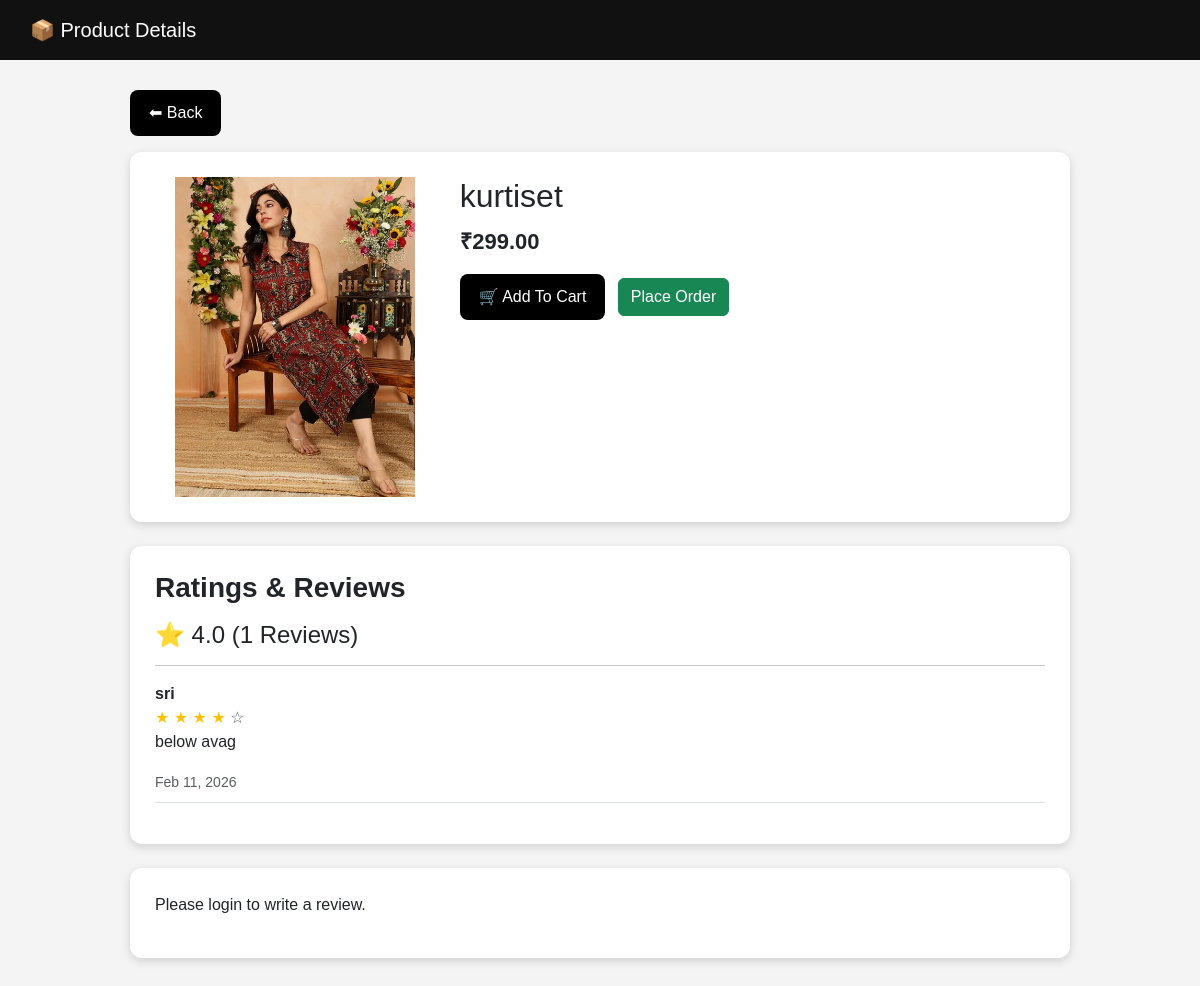
/product/17/, run on the app's committed database.
### signuplogin/models.py (models this page shows, shortened)
class Product(models.Model):
    category = models.ForeignKey(
        Category,
        on_delete=models.CASCADE,
        related_name="products"
    )
    subcategory = models.ForeignKey(
        SubCategory,
        on_delete=models.CASCADE,
        null=True,   # important (because you already have products)
        blank=True,
        related_name="products"
    )
    name = models.CharField(max_length=200)
    price = models.DecimalField(max_digits=10, decimal_places=2)
    image = models.ImageField(upload_to="products/", blank=True, null=True)
    description = models.TextField()
    specifications = models.JSONField(blank=True, null=True)
    average_rating = models.FloatField(default=0)
    total_reviews = models.IntegerField(default=0)

class Review(models.Model):
    product = models.ForeignKey(Product, on_delete=models.CASCADE, related_name="reviews")
    user = models.ForeignKey(settings.AUTH_USER_MODEL, on_delete=models.CASCADE)
    rating = models.IntegerField()
    comment = models.TextField()
    created_at = models.DateTimeField(auto_now_add=True)
    class Meta:
        unique_together = ('product', 'user')

### signuplogin/views.py (the view, shortened to what this page needs)
# urls.py: path("product/<int:product_id>/", product_detail, name="product_detail"),
def product_detail(request, product_id):
    product = get_object_or_404(Product, id=product_id)
    reviews = product.reviews.all()
    average_rating = reviews.aggregate(Avg("rating"))["rating__avg"] or 0
    total_reviews = reviews.count()
    viewed = request.session.get("recently_viewed", [])
    if product_id in viewed:
        viewed.remove(product_id)
    viewed.insert(0, product_id)
    request.session["recently_viewed"] = viewed[:4]
    request.session.modified = True
    return render(request, "product_detail.html", {
        "product": product,
        "reviews": reviews,
        "average_rating": average_rating,
        "total_reviews": total_reviews
    })

### cart/context_processors.py (called while the page is built)
def cart_wishlist_counts(request):
    if request.user.is_authenticated:
        return {
            "cart_count": CartItem.objects.filter(user=request.user).count(),
            "wishlist_count": Wishlist.objects.filter(user=request.user).count(),
        }
    return {
        "cart_count": 0,
        "wishlist_count": 0,
    }

### signuplogin/templates/product_detail.html (shortened to what this page needs)
<!DOCTYPE html>
<html>
<head>
    <link href="https://cdn.jsdelivr.net/npm/bootstrap@5.3.2/dist/css/bootstrap.min.css" rel="stylesheet">
</head>
<body>
<div class="header">📦 Product Details</div>
<div class="container-custom">
    <a class="btn btn-dark-custom mb-3" href="/dashboard/">⬅ Back</a>
    <div class="product-card mb-4">
        <div class="row">
            <div class="col-md-4 text-center">
                {% if product.image %}
                    <img src="{{ product.image.url }}" class="product-img">
                {% else %}
                    <img src="https://via.placeholder.com/320" class="product-img">
                {% endif %}
            </div>
            <div class="col-md-8">
                <h2>{{ product.name }}</h2>
                <p class="price">₹{{ product.price }}</p>
                <a class="btn btn-dark-custom me-2"
                   href="{% url 'add_to_cart' product.id %}">
                    🛒 Add To Cart
                </a>
                <a class="btn btn-success"
                   href="{% url 'place_order_single' product.id %}">
                    Place Order
                </a>
            </div>
        </div>
    </div>
    <div class="product-card mb-4">
        <h3 class="fw-bold mb-3">Ratings & Reviews</h3>
        <h4>
            ⭐ {{ average_rating|floatformat:1 }}
            ({{ total_reviews }} Reviews)
        </h4>
        <hr>
        {% for review in reviews %}
            <div class="mb-3 border-bottom pb-2">
                <strong>{{ review.user }}</strong>
                <div>
                    {% for i in "12345" %}
                        {% if forloop.counter <= review.rating %}
                            <span class="text-warning">★</span>
                        {% else %}
                            <span class="text-muted">☆</span>
                        {% endif %}
                    {% endfor %}
                </div>
                <p>{{ review.comment }}</p>
                <small class="text-muted">
                    {{ review.created_at|date:"M d, Y" }}
                </small>
            </div>
        {% empty %}
            <p>No reviews yet.</p>
        {% endfor %}
    </div>
    {% if request.user.is_authenticated %}
    <div class="product-card">
        <h5 class="fw-bold mb-3">Write a Review</h5>
        <form method="post">
            {% csrf_token %}
            <div class="mb-3">
                <label class="form-label">Rating</label>
                <select name="rating" class="form-select" required>
                    <option value="">Select rating</option>
                    <option value="5">★★★★★ (5)</option>
                    <option value="4">★★★★☆ (4)</option>
                    <option value="3">★★★☆☆ (3)</option>
                    <option value="2">★★☆☆☆ (2)</option>
                    <option value="1">★☆☆☆☆ (1)</option>
                </select>
            </div>
            <div class="mb-3">
                <label class="form-label">Your Review</label>
                <textarea name="comment"
                          class="form-control"
                          rows="3"
                          placeholder="Write your experience..."
                          required></textarea>
            </div>
            <button type="submit" class="btn btn-success">
                Submit Review
            </button>
        </form>
    </div>
    {% else %}
        <div class="product-card">
            <p>Please login to write a review.</p>
        </div>
    {% endif %}
</div>
</body>
</html>

### signuplogin/templates/product_detail.html (style rules this page uses)
body { font-family: Arial; margin: 0; background: #f4f4f4; }
.header { background: #111; color: white; padding: 15px 30px; font-size: 20px; }
.container-custom { padding: 30px; max-width: 1000px; margin: auto; }
.product-card { background: white; padding: 25px; border-radius: 12px; box-shadow: 0 3px 10px rgba(0,0,0,0.15); }
.product-img { width: 100%; max-width: 320px; height: 320px; object-fit: contain; background: #fff; border-radius: 12px; }
.btn-dark-custom { background: black; color: white; border-radius: 8px; padding: 10px 18px; }
.price { font-size: 22px; font-weight: bold; margin-top: 10px; }

### data on the page
Product: image (picture), name "kurtiset", price "299.00"
Review: user "sri", rating 4 (drawn), comment "below avag", created_at "Feb 11, 2026"

### other printed values
{{ average_rating|floatformat:1 }} "4.0"
{{ total_reviews }} "1"
